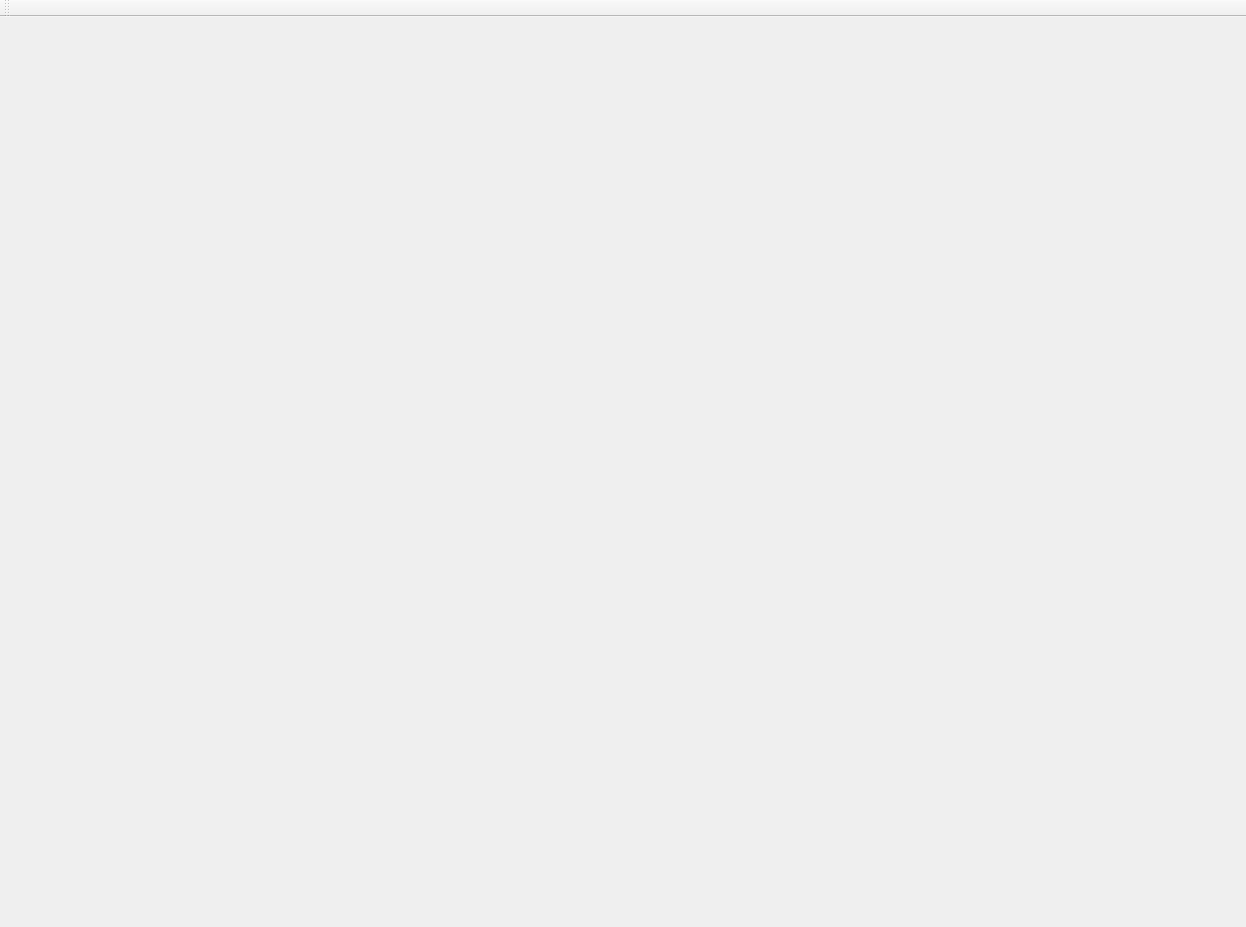
<?xml version="1.0" encoding="UTF-8"?>
<ui version="4.0">
 <class>TaskWidgetBase</class>
 <widget class="QMainWindow" name="TaskWidgetBase">
  <property name="geometry">
   <rect>
    <x>0</x>
    <y>0</y>
    <width>1246</width>
    <height>927</height>
   </rect>
  </property>
  <property name="windowTitle">
   <string>Audio Devices</string>
  </property>
  <widget class="QWidget" name="centralwidget">
   <layout class="QVBoxLayout" name="verticalLayout"/>
  </widget>
  <widget class="QMenuBar" name="menuBar">
   <property name="geometry">
    <rect>
     <x>0</x>
     <y>0</y>
     <width>1246</width>
     <height>19</height>
    </rect>
   </property>
   <property name="autoFillBackground">
    <bool>false</bool>
   </property>
  </widget>
  <widget class="QToolBar" name="toolBar">
   <property name="windowTitle">
    <string>toolBar</string>
   </property>
   <attribute name="toolBarArea">
    <enum>TopToolBarArea</enum>
   </attribute>
   <attribute name="toolBarBreak">
    <bool>false</bool>
   </attribute>
  </widget>
  <action name="actionTask">
   <property name="text">
    <string>Task</string>
   </property>
  </action>
  <action name="actionDocumentation">
   <property name="text">
    <string>Documentation</string>
   </property>
  </action>
  <action name="actionClose">
   <property name="text">
    <string>Open Project</string>
   </property>
  </action>
  <action name="actionImport">
   <property name="text">
    <string>Import Project</string>
   </property>
  </action>
  <action name="actionClose_2">
   <property name="text">
    <string>Close Project</string>
   </property>
  </action>
 </widget>
 <resources/>
 <connections/>
</ui>
